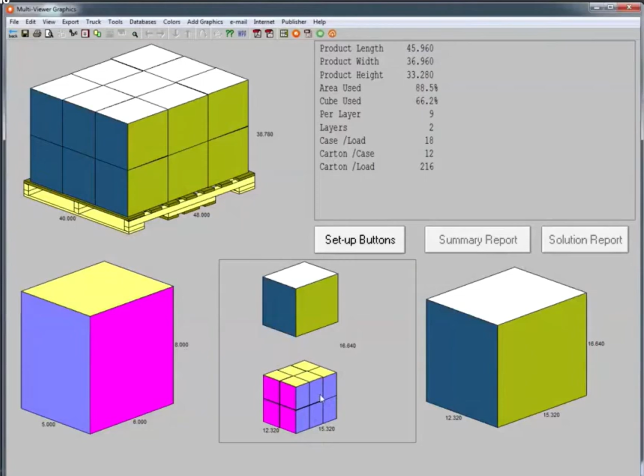
#> input picture artifacts/blog-case/cartons-per-pallet-case-design-exploration/source/capepack/capepack_216_result.png, 1287 x 952 px (shown at 1/2 size); its folder holds 3 pictures in this run
$ python compose_v3_assets.py
#> lines starting #> are read from the running program, lines starting #| are printed output that depends on the picture
"""Compose the V3 article figures from verified evidence and explicit geometry."""

from pathlib import Path

from PIL import Image, ImageDraw, ImageFont, ImageOps


ROOT = Path(__file__).resolve().parents[3]
SLUG = "cartons-per-pallet-case-design-exploration"
ARTIFACT = ROOT / "artifacts" / "blog-case" / SLUG
SOURCE = ARTIFACT / "source"
OUTPUT = ROOT / "static" / "img" / "blog" / SLUG

NAVY = (24, 53, 73)
MUTED = (88, 105, 121)
GREEN = (10, 145, 112)
KRAFT = (190, 125, 67)
KRAFT_LIGHT = (222, 164, 96)
KRAFT_DARK = (143, 83, 43)
WOOD = (157, 105, 57)
WOOD_LIGHT = (202, 151, 91)
PANEL = (255, 255, 255)
CANVAS = (247, 249, 251)


def font(size: int, bold: bool = False):
    candidates = [
        Path("C:/Windows/Fonts/segoeuib.ttf" if bold else "C:/Windows/Fonts/segoeui.ttf"),
        Path("C:/Windows/Fonts/arialbd.ttf" if bold else "C:/Windows/Fonts/arial.ttf"),
    ]
    for path in candidates:
        if path.is_file():
            return ImageFont.truetype(str(path), size)
    return ImageFont.load_default()


def text(draw, xy, value, size, fill=NAVY, bold=False, anchor=None):
    draw.text(xy, value, font=font(size, bold), fill=fill, anchor=anchor)


def fit(image, size, background=CANVAS):
    image = image.convert("RGB")
    fitted = ImageOps.contain(image, size, method=Image.Resampling.LANCZOS)
    canvas = Image.new("RGB", size, background)
    canvas.paste(fitted, ((size[0] - fitted.width) // 2, (size[1] - fitted.height) // 2))
    return canvas


def source(group, name):
    return Image.open(SOURCE / group / name).convert("RGB")


def iso_box(draw, x, y, width, depth, height, top=KRAFT_LIGHT, left=KRAFT, right=KRAFT_DARK, outline=(107, 72, 44)):
    top_poly = [(x, y), (x + width, y - depth * 0.42), (x + width + depth * 0.72, y), (x + depth * 0.72, y + depth * 0.42)]
    left_poly = [(x, y), (x + depth * 0.72, y + depth * 0.42), (x + depth * 0.72, y + depth * 0.42 + height), (x, y + height * 0.78)]
    right_poly = [(x + depth * 0.72, y + depth * 0.42), (x + width + depth * 0.72, y), (x + width + depth * 0.72, y + height * 0.78), (x + depth * 0.72, y + depth * 0.42 + height)]
    draw.polygon(top_poly, fill=top, outline=outline)
    draw.polygon(left_poly, fill=left, outline=outline)
    draw.polygon(right_poly, fill=right, outline=outline)
    return (x, y - depth * 0.42, x + width + depth * 0.72, y + height + depth * 0.42)


def pallet(draw, x, y, width, depth, slats=4):
    deck = [(x, y), (x + width, y - depth * 0.42), (x + width + depth * 0.72, y), (x + depth * 0.72, y + depth * 0.42)]
    draw.polygon(deck, fill=WOOD_LIGHT, outline=WOOD, width=3)
    for i in range(slats + 1):
        px = x + i * width / slats
        draw.line((px, y, px + depth * 0.72, y + depth * 0.42), fill=WOOD, width=2)
    for offset in (0.16, 0.84):
        bx = x + width * offset
        draw.polygon([(bx, y + 6), (bx + depth * 0.72, y + depth * 0.42 + 6), (bx + depth * 0.72, y + depth * 0.42 + 30), (bx, y + 30)], fill=WOOD, outline=WOOD)


def open_case(draw, x, y, case_w, case_d, case_h, cols, rows, layers):
    # The RSC is drawn as a real open case: floor, back wall, side walls, and flaps.
    floor = [(x, y), (x + case_w, y - case_d * 0.38), (x + case_w + case_d * 0.62, y), (x + case_d * 0.62, y + case_d * 0.38)]
    draw.polygon(floor, fill=(226, 178, 117), outline=KRAFT_DARK, width=3)
    draw.polygon([(x + case_d * 0.62, y + case_d * 0.38), (x + case_w + case_d * 0.62, y), (x + case_w + case_d * 0.62, y - case_h), (x + case_d * 0.62, y + case_d * 0.38 - case_h)], fill=(177, 108, 57), outline=KRAFT_DARK, width=3)
    draw.polygon([(x, y), (x + case_d * 0.62, y + case_d * 0.38), (x + case_d * 0.62, y + case_d * 0.38 - case_h), (x, y - case_h * 0.78)], fill=(202, 137, 76), outline=KRAFT_DARK, width=3)
    draw.polygon([(x + case_w, y - case_d * 0.38), (x + case_w + case_d * 0.62, y), (x + case_w + case_d * 0.62, y - case_h), (x + case_w, y - case_d * 0.38 - case_h * 0.78)], fill=(202, 137, 76), outline=KRAFT_DARK, width=3)
    # Four open flaps make the object read as an RSC rather than a cube.
    draw.polygon([(x, y - case_h * 0.78), (x - case_w * 0.22, y - case_h * 0.98), (x - case_w * 0.12, y - case_h * 0.72), (x, y)], fill=(225, 174, 108), outline=KRAFT_DARK, width=2)
    draw.polygon([(x + case_w, y - case_d * 0.38 - case_h * 0.78), (x + case_w * 1.2, y - case_d * 0.55 - case_h), (x + case_w * 1.18, y - case_d * 0.35 - case_h * 0.74), (x + case_w, y - case_d * 0.38)], fill=(225, 174, 108), outline=KRAFT_DARK, width=2)
    cell_w = case_w / cols * 0.72
    cell_d = case_d / rows * 0.56
    cell_h = min(case_h / max(layers, 1) * 0.62, 36)
    start_x = x + 18
    start_y = y - 20
    for layer in range(layers):
        for row in range(rows):
            for col in range(cols):
                bx = start_x + col * cell_w - row * cell_d * 0.56
                by = start_y - layer * cell_h * 0.82 + row * cell_d * 0.34
                iso_box(draw, bx, by, cell_w * 0.82, cell_d * 0.72, cell_h, top=(236, 184, 110), left=(210, 139, 73), right=(180, 104, 52), outline=(117, 75, 43))


def pallet_load(draw, x, y, cols, rows, layers, case_width, case_depth, case_height):
    pallet(draw, x, y, case_width * cols * 0.94, case_depth * rows * 0.70, slats=max(3, cols + rows))
    cell_w = case_width * 0.74
    cell_d = case_depth * 0.58
    cell_h = case_height * 0.78
    for layer in range(layers):
        for row in range(rows):
            for col in range(cols):
                bx = x + col * cell_w - row * cell_d * 0.52 + 18
                by = y - layer * cell_h * 0.86 + row * cell_d * 0.30 - 12
                iso_box(draw, bx, by, cell_w, cell_d, cell_h, top=(203, 146, 83), left=(177, 105, 54), right=(142, 76, 42), outline=(103, 64, 40))


def comparison_figure():
    image = Image.new("RGB", (1800, 1120), CANVAS)
    draw = ImageDraw.Draw(image)
    text(draw, (70, 42), "Same 12 cartons. Different case geometry. Different pallet result.", 44, bold=True)
    text(draw, (70, 100), "A physical comparison of the two verified configurations in the fixed CapePack / KolliPack case.", 24, fill=MUTED)
    panels = [(54, 165, 858, 1050), (942, 165, 1746, 1050)]
    for panel in panels:
        draw.rounded_rectangle(panel, radius=24, fill=PANEL, outline=(218, 226, 232), width=3)
    text(draw, (92, 200), "A · 216 CARTONS / PALLET", 30, bold=True)
    text(draw, (980, 200), "B · 240 CARTONS / PALLET", 30, fill=GREEN, bold=True)
    text(draw, (92, 250), "Taller 15 × 12 × 16 in ID case", 22, fill=MUTED)
    text(draw, (980, 250), "Flatter 20 × 18 × 8 in ID case", 22, fill=MUTED)
    open_case(draw, 175, 430, 350, 220, 145, 3, 2, 2)
    open_case(draw, 1080, 430, 410, 190, 100, 4, 3, 1)
    text(draw, (220, 585), "3 × 2 × 2 cartons", 23, bold=True)
    text(draw, (1135, 585), "4 × 3 × 1 cartons", 23, bold=True)
    draw.line((110, 625, 800, 625), fill=(221, 228, 233), width=2)
    draw.line((1000, 625, 1690, 625), fill=(221, 228, 233), width=2)
    text(draw, (92, 665), "9 cases / layer × 2 layers = 18 cases", 22, fill=NAVY, bold=True)
    text(draw, (980, 665), "4 cases / layer × 5 layers = 20 cases", 22, fill=NAVY, bold=True)
    pallet_load(draw, 160, 870, 3, 3, 2, 132, 100, 72)
    pallet_load(draw, 1070, 870, 2, 2, 5, 168, 125, 42)
    text(draw, (410, 970), "216", 48, bold=True, anchor="mm")
    text(draw, (1360, 970), "240", 48, fill=GREEN, bold=True, anchor="mm")
    text(draw, (410, 1012), "primary cartons / pallet", 19, fill=MUTED, anchor="mm")
    text(draw, (1360, 1012), "primary cartons / pallet", 19, fill=MUTED, anchor="mm")
    image.save(OUTPUT / "case-design-comparison-v3.webp", format="WEBP", quality=94, method=6)


def parity_figure(number, cape_name, kolli_name, output_name, cape_crop, kolli_crop, title, details):
    cape = source("capepack", cape_name).crop(cape_crop)
    kolli = source("kollipack", kolli_name).crop(kolli_crop)
    image = Image.new("RGB", (1800, 1040), CANVAS)
    draw = ImageDraw.Draw(image)
    text(draw, (70, 40), title, 44, bold=True)
    text(draw, (70, 100), "Large result views with compact evidence labels; original source identities remain explicit.", 24, fill=MUTED)
    panels = [(54, 165, 866, 900), (934, 165, 1746, 900)]
    for panel in panels:
        draw.rounded_rectangle(panel, radius=22, fill=PANEL, outline=(218, 226, 232), width=3)
    left = fit(cape, (760, 600), (255, 255, 255))
    right = fit(kolli, (760, 600), (255, 255, 255))
    image.paste(left, (80 + (760 - left.width) // 2, 205 + (600 - left.height) // 2))
    image.paste(right, (960 + (760 - right.width) // 2, 205 + (600 - right.height) // 2))
    draw.rounded_rectangle((80, 820, 840, 878), radius=12, fill=(56, 83, 105))
    draw.rounded_rectangle((960, 820, 1720, 878), radius=12, fill=GREEN)
    text(draw, (105, 849), "CapePack Arrange · supplied screenshot", 25, fill=(255, 255, 255), bold=True, anchor="lm")
    text(draw, (985, 849), "KolliPack · independent reproduction", 25, fill=(255, 255, 255), bold=True, anchor="lm")
    draw.rounded_rectangle((54, 930, 1746, 1005), radius=16, fill=(232, 241, 240))
    text(draw, (82, 967), details, 24, fill=NAVY, bold=True, anchor="lm")
    image.save(OUTPUT / output_name, format="WEBP", quality=94, method=6)


def main():
    OUTPUT.mkdir(parents=True, exist_ok=True)
    comparison_figure()
    parity_figure(
        216,
        "capepack_216_result.png",
        "kollipack_216_pallet.png",
        "parity-216-evidence-v3.webp",
        (0, 0, 1287, 540),
        (1160, 0, 1801, 861),
        "216 parity: original case reproduced",
        "15 × 12 × 16 in ID · 3 × 2 × 2 cartons · 9 cases/layer × 2 layers · 216 cartons/pallet",
    )
#> call 2 of source, with group = 'kollipack', name = 'kollipack_216_pallet.png'
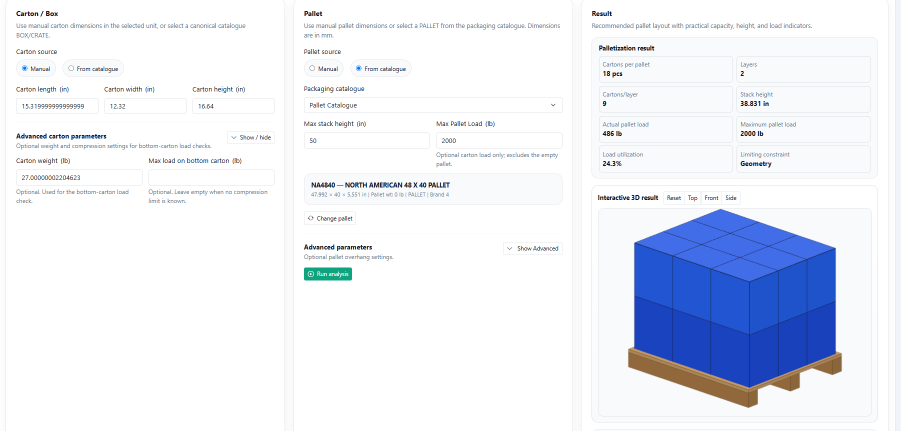
#> input picture artifacts/blog-case/cartons-per-pallet-case-design-exploration/source/kollipack/kollipack_216_pallet.png, 1801 x 861 px (shown at 1/2 size)
#> in fit, `canvas = Image.new("RGB", size, background)`: canvas: PIL image 760x600 RGB; every value is 255
    parity_figure(
        240,
        "capepack_240_result.png",
        "kollipack_240_pallet.png",
        "parity-240-evidence-v3.webp",
        (0, 0, 897, 430),
        (1160, 0, 1807, 882),
        "240 parity: CapePack also reaches 240",
        "20 × 18 × 8 in ID · 4 × 3 × 1 cartons · 4 cases/layer × 5 layers · 240 cartons/pallet",
    )
#> call 2 of parity_figure, with number = 240, cape_name = 'capepack_240_result.png', kolli_name = 'kollipack_240_pallet.png', output_name = 'parity-240-evidence-v3.webp', cape_crop = (0, 0, 897, 430), kolli_crop = (1160, 0, 1807, 882), title = '240 parity: CapePack also reaches 240'
#> call 3 of source, with group = 'capepack', name = 'capepack_240_result.png'
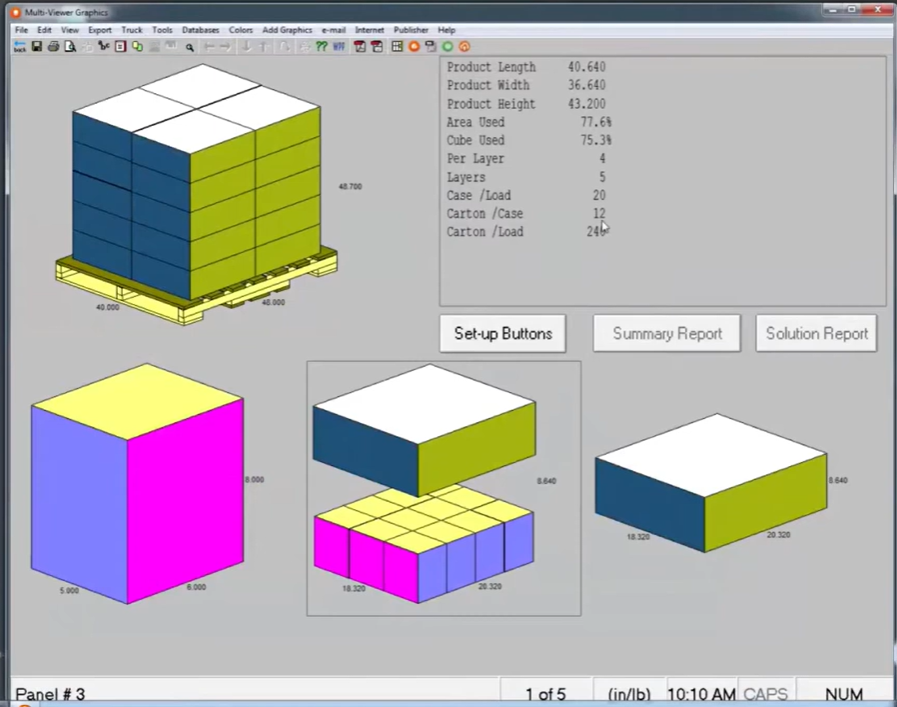
#> input picture artifacts/blog-case/cartons-per-pallet-case-design-exploration/source/capepack/capepack_240_result.png, 897 x 707 px
#> in parity_figure (call 2), `cape = source("capepack", cape_name).crop(cape_crop)`:
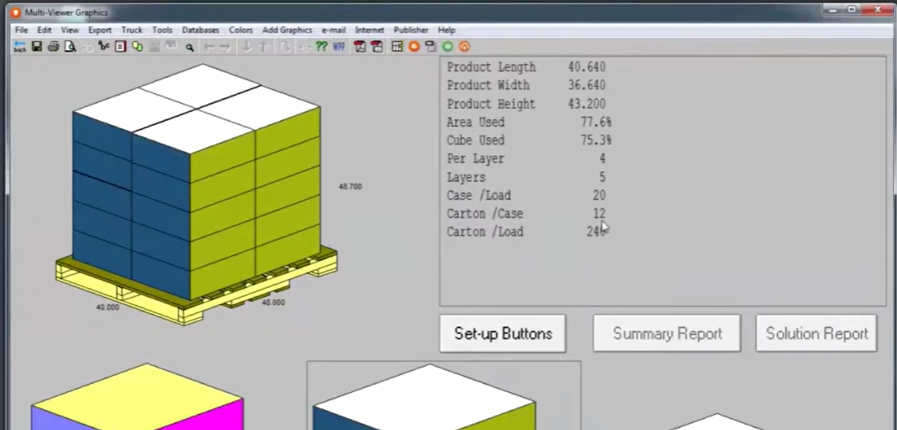
#> cape: PIL image 897x430 RGB; mean R, G, B 179.7, 182.6, 174.3
#> call 4 of source, with group = 'kollipack', name = 'kollipack_240_pallet.png'
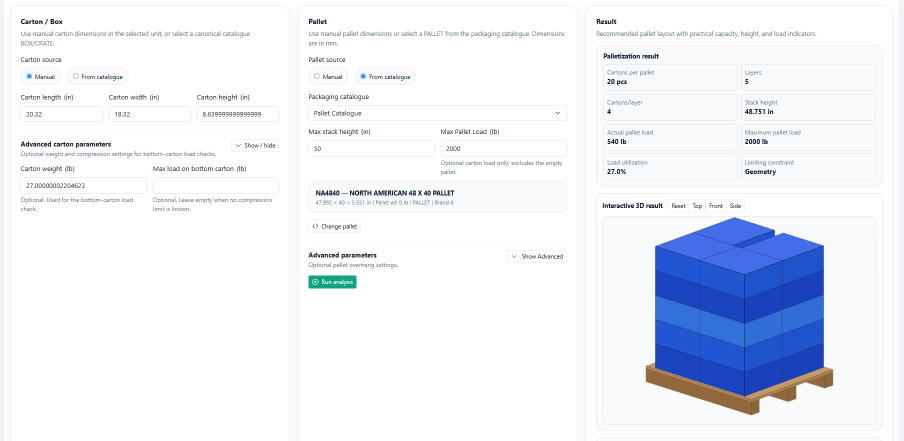
#> input picture artifacts/blog-case/cartons-per-pallet-case-design-exploration/source/kollipack/kollipack_240_pallet.png, 1807 x 882 px (shown at 1/2 size)
#> in parity_figure (call 2), `kolli = source("kollipack", kolli_name).crop(kolli_crop)`:
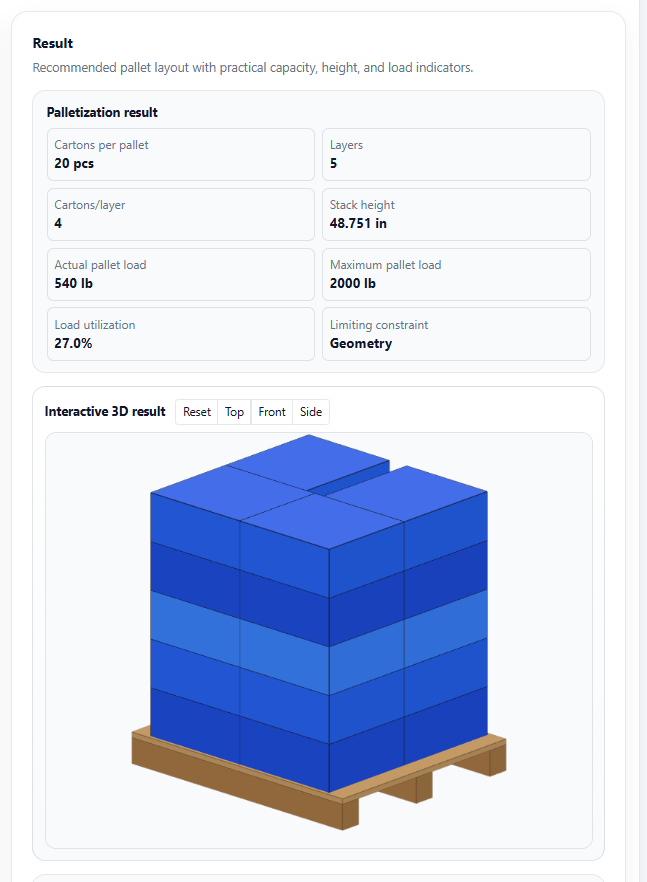
#> kolli: PIL image 647x882 RGB; mean R, G, B 208, 216.7, 238.1
#> call 4 of fit, with size = (760, 600), background = (255, 255, 255)
#> in fit (call 4), `canvas.paste(fitted, ((size[0] - fitted.width) // 2, (size[1] - fitted..`:
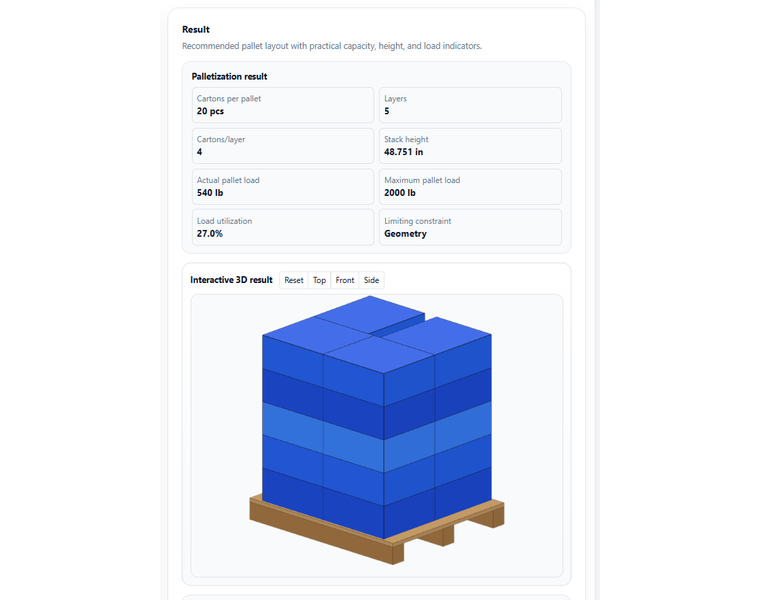
#> canvas: PIL image 760x600 RGB; mean R, G, B 227.7, 232.8, 245.2
#> in parity_figure (call 2), `image.save(OUTPUT / output_name, format="WEBP", quality=94, method=6)`:
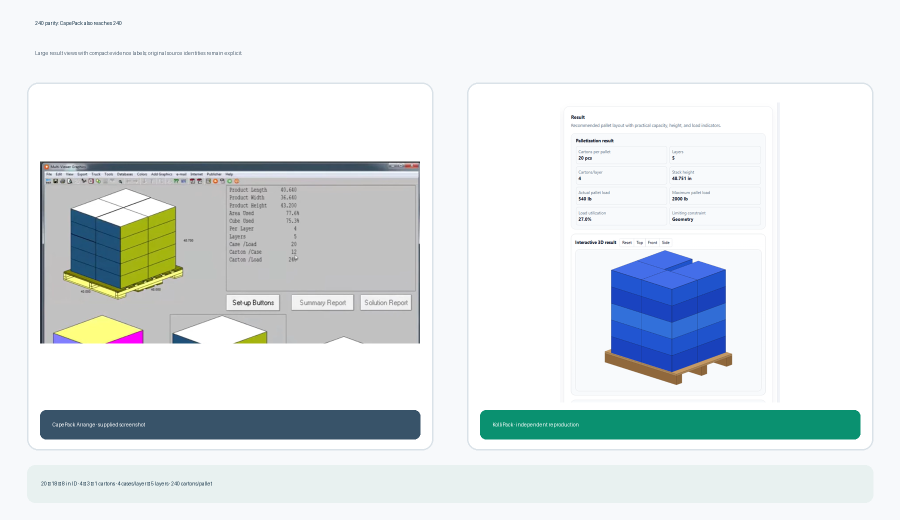
#> saved as parity-240-evidence-v3.webp: PIL image 1800x1040 RGB (shown at 1/2 size); mean R, G, B 222.2, 229, 231.1


if __name__ == "__main__":
    main()
